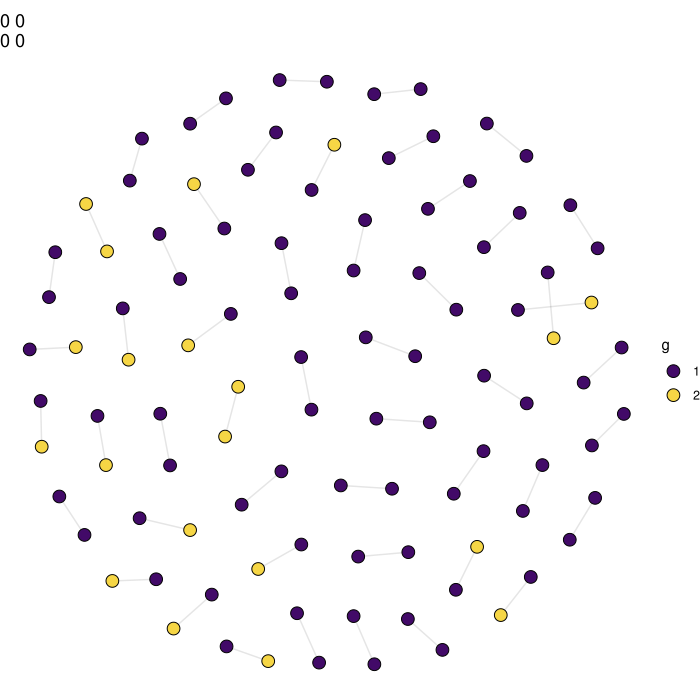

R code for this plot:
source('utils/all.r')
source('graph/graph.r')

matrix.string = function(x,fmt='%d'){
  x.str = paste(collapse='\n',apply(x,1,function(xi){
    paste(collapse=' ',lapply(xi,sprintf,fmt=fmt))
  }))
}

get.args = function(N.g,lo.gg,k.g){
  #   N.g: number of nodes per group
  # lo.gg: log-odds matrix of edges forming between groups
  #   k.g: number of edges per node in each group
  m = len(N.g)
  if (missing(k.g)){ k.g = rep(1,m) }
  k.i = rep(k.g,N.g)
  g.i = rep(1:m,N.g)
  g.e = rep(1:m,N.g*k.g)
  i.i = seqn(sum(N.g))
  i.e = rep(i.i,k.i)
  data = list(
    i.i = i.i,
    i.e = i.e,
    g.i = factor(g.i),
    g.e = factor(g.e),
    lo.gg = matrix(lo.gg,m,m))
}

test.edges.group.odds = function(){
  args = list(
    get.args(c(80,20),0),
    get.args(c(50,50),0),
    get.args(c(50,50),diag(2)),
    get.args(c(50,50),5*diag(2)),
    get.args(c(50,50),5*(1-diag(2))),
    get.args(c(40,30,20),0),
    get.args(c(40,30,20),c(5,0,0, 0,0,3, 0,3,0)),
    get.args(c(40,40),0,c(1,2)),
    get.args(c(40,40),3*diag(2),c(1,2)),
    get.args(c(40,40),0,c(1,3)),
    get.args(c(40,40),3*diag(2),c(1,3))
  )
  for (a in args){
    ii.e = do.call(edges.group.odds,list(i=a$i.e,g=a$g.e,or.gg=exp(a$lo.gg)))
    G = graph.obj(ii.e,i=a$i.i,i.attr=list(g=a$g.i))
    # G$attr$g$layout = graph.layout.fr(G,niter=1e1)
    go = plot.graph(G,list(fill='g')) +
      scale_fill_viridis(option='inferno',discrete=TRUE,begin=.2,end=.9) +
      ggtitle(matrix.string(a$lo.gg))
    print(go)
  }
}
set.seed(1)
test.edges.group.odds()
